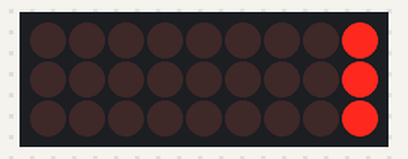
A sketch run on a simulated Arduino Uno, built with avr-gcc and run on an emulated ATmega328P. Shown: 9×3 LED matrix. Wiring (inferred from the names in the program): LED cube drawn one layer per row (orientation assumed): layers pin 3, pin 4, pin 5; columns pin 2, pin 6, pin 7, pin 8, pin 9, pin 10, pin 11, pin 12, pin 13. Random numbers use the default seed unless the sketch sets one.

Above: at 11.83 s.
At 19.23 s:
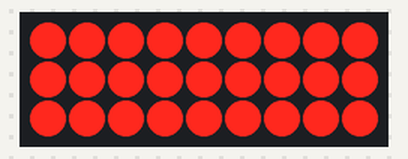
At 23.47 s:
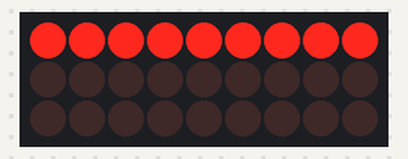
At 28.97 s:
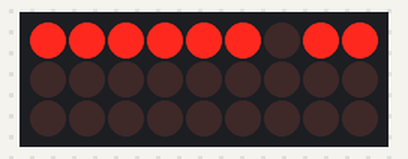
At 33.47 s:
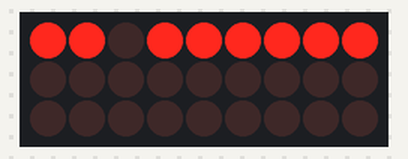
At 39.91 s:
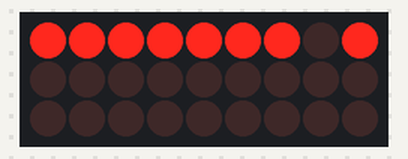

The sketch:

ledcube_3x3x3.ino
```cpp
/*
  3x3x3 LED cube
 */

//intializing and declaring layers
int layer[3]={
  3,4,5};
//initializing and declaring leds, bottom right is led[0]
int led[9]={
  2,6,7,8,9,10,11,12,13};

int time = 250;

void setup()
{
  //setting leds to ouput
  for(int i = 0; i<9; i++)
  {
    pinMode(led[i], OUTPUT);
  }
  //setting layers to output
  for(int i = 0; i<3; i++)
  {
    pinMode(layer[i], OUTPUT);
  }
  //seeding random for random animations
  randomSeed(analogRead(10));
}
//++++++++++++++MAIN FUNCTION+++++++++++

void loop()
{
  turnEverythingOff();//turn all off
  flickerOn();
  turnEverythingOn();//turn all on
  delay(time);
  turnOnAndOffAllByLayerUpAndDownNotTimed();
  layerstompUpAndDown();
  turnOnAndOffAllByColumnSideways();
  delay(time);
  turnEverythingOff();
  randomflicker();
  randomRain();
  flickerOff();
  turnEverythingOff();

}


//+++++++++FUNCTIONS++++++++++

/////////turn all off
void turnEverythingOff()
{
  for(int i = 0; i<9; i++)
  {
    digitalWrite(led[i], 1);
  }
  for(int i = 0; i<3; i++)
  {
    digitalWrite(layer[i], 0);
  }
}

//////////turn all on
void turnEverythingOn()
{
  for(int i = 0; i<9; i++)
  {
    digitalWrite(led[i], 0);
  }
  //turning on layers
  for(int i = 0; i<3; i++)
  {
    digitalWrite(layer[i], 1);
  }
}
/////////////turn columns off
void turnColumnsOff()
{
  for(int i = 0; i<9; i++)
  {
    digitalWrite(led[i], 1);
  }
}
///////////////flicker on
void flickerOn()
{
  int i = 150;
  while(i != 0)
  {
    turnEverythingOn();
    delay(i);
    turnEverythingOff();
    delay(i);
    i-= 5;
  }
}
//// turn everything on and off by layer up and down NOT TIMED
void turnOnAndOffAllByLayerUpAndDownNotTimed()
{
  int x = 75;
  for(int i = 3; i != 0; i--)
  {
    turnEverythingOn();
    for(int i = 3; i!=0; i--)
    {
      digitalWrite(layer[i-1], 0);
      delay(x);
    }
    for(int i = 0; i<3; i++)
    {
      digitalWrite(layer[i], 1);
      delay(x);
    }
    for(int i = 0; i<3; i++)
    {
      digitalWrite(layer[i], 0);
      delay(x);
    }
    for(int i = 3; i!=0; i--)
    {
      digitalWrite(layer[i-1], 1);
      delay(x);
    }
  }
}
//////////turn everything on and off by column sideways
void turnOnAndOffAllByColumnSideways()
{
  int x = 75;
  turnEverythingOff();
  //turn on layers
  for(int i = 0; i<3; i++)
  {
    digitalWrite(layer[i], 1);
  }
  for(int y = 0; y<3; y++)
  {
    //turn on 0-2
    for(int i = 0; i<3; i++)
    {
      digitalWrite(led[i], 0);
      delay(x);
    }
    //turn on 3-5
    for(int i = 3; i<6; i++)
    {
      digitalWrite(led[i], 0);
      delay(x);
    }
    //turn on 6-8
    for(int i = 6; i<9; i++)
    {
      digitalWrite(led[i], 0);
      delay(x);

    }
    //turn off 0-2
    for(int i = 0; i<3; i++)
    {
      digitalWrite(led[i], 1);
      delay(x);
    }
    //turn off 3-5
    for(int i = 3; i<6; i++)
    {
      digitalWrite(led[i], 1);
      delay(x);
    }
    //turn off 6-8
    for(int i =6 ; i<9; i++)
    {
      digitalWrite(led[i], 1);
      delay(x);

    }
    //turn on 6-8
    for(int i = 6; i<9; i++)
    {
      digitalWrite(led[i], 0);
      delay(x);
    }
    //turn on 3-5
    for(int i = 3; i<5; i++)
    {
      digitalWrite(led[i], 0);
      delay(x);
    }
    //turn on 0-2
    for(int i = 0; i<3; i++)
    {
      digitalWrite(led[i], 0);
      delay(x);

    }
    //turn off 0-2
    for(int i = 0; i<3; i++)
    {
      digitalWrite(led[i], 1);
      delay(x);
    }
    //turn off 3-5
    for(int i = 3; i<6; i++)
    {
      digitalWrite(led[i], 1);
      delay(x);
    }
    //turn off 6-8
    for(int i = 6; i<9; i++)
    {
      digitalWrite(led[i], 1);
      delay(x);
    }
  }
}
////////up and down single layer
void layerstompUpAndDown()
{
  int x = 75;
  for(int i = 0; i<3; i++)
  {
    digitalWrite(layer[i], 0);
  }
  for(int y = 0; y<4; y++)
  {
    for(int count = 0; count<1; count++)
    {
      for(int i = 0; i<3; i++)
      {
        digitalWrite(layer[i], 1);
        delay(x);
        digitalWrite(layer[i], 0);
      }
      for(int i = 3; i !=0; i--)
      {
        digitalWrite(layer[i-1], 1);
        delay(x);
        digitalWrite(layer[i-1], 0);
      }
    }
    for(int i = 0; i<3; i++)
    {
      digitalWrite(layer[i], 1);
      delay(x);
    }
    for(int i = 3; i!=0; i--)
    {
      digitalWrite(layer[i-1], 0);
      delay(x);
    }
  }
}
////////flicker off
void flickerOff()
{
  turnEverythingOn();
  for(int i = 0; i!= 150; i+=5)
  {
    turnEverythingOff();
    delay(i+50);
    turnEverythingOn();
    delay(i);
  }
}

////////random flicker
void randomflicker()
{
  turnEverythingOff();
  int x = 10;
  for(int i = 0; i !=750; i+=2)
  {
    int randomLayer = random(0,3);
    int randomLed = random(0,9);

    digitalWrite(layer[randomLayer], 1);
    digitalWrite(led[randomLed], 0);
    delay(x);
    digitalWrite(layer[randomLayer], 0);
    digitalWrite(led[randomLed], 1);
    delay(x);
  }
}
//////////random rain
void randomRain()
{
  turnEverythingOff();
  int x = 100;
  for(int i = 0; i!=60; i+=2)
  {
    int randomLed = random(0,9);
    digitalWrite(led[randomLed], 0);
    digitalWrite(layer[0], 1);
    delay(x+50);
    digitalWrite(layer[0], 0);
    digitalWrite(layer[1], 1);
    delay(x);
    digitalWrite(layer[1], 0);
    digitalWrite(layer[2], 1);
    delay(x);
    digitalWrite(layer[2], 0);
    digitalWrite(layer[0], 1);
    delay(x+50);
    digitalWrite(layer[0], 0);
    digitalWrite(led[randomLed], 1);
  }
}
```
